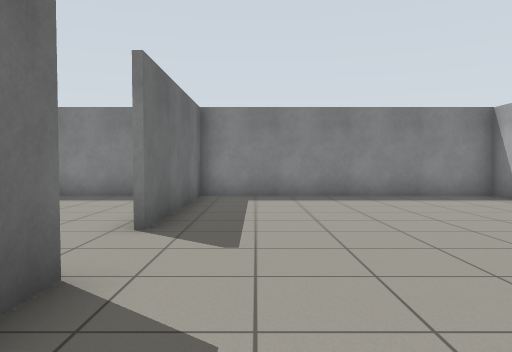
[1] (above)

23 first-person views from a walk through a Gazebo world. The camera is 0.94 m above the floor, tilts 2° down and sees 70° across. The floor is counted in squares, 1 m on a side. Each view is taken from the middle of a square. On the plan, view 1 faces up. The plan holds only what a view shows up to about 13 squares ahead; the rest is blank.

[2]
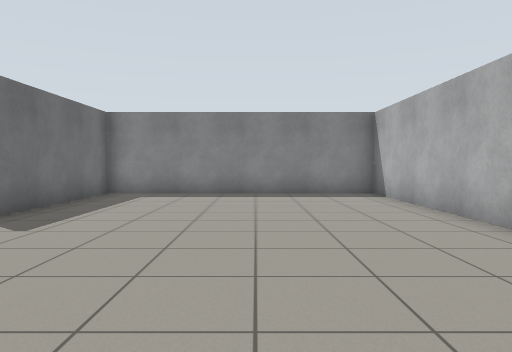

[3]
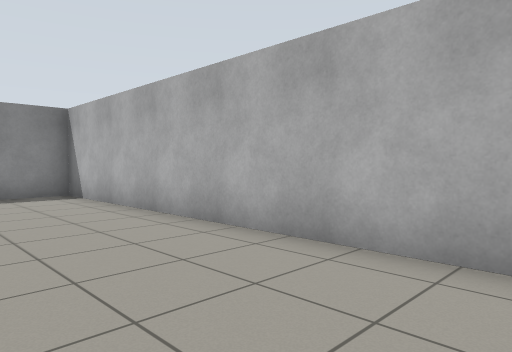

[4]
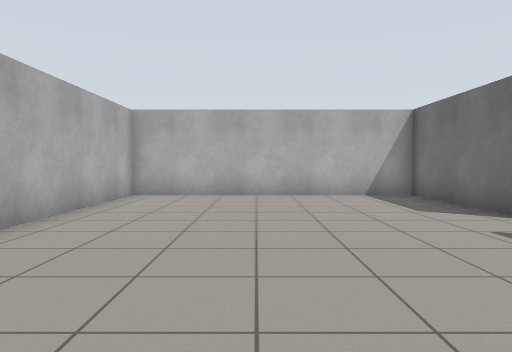

[5]
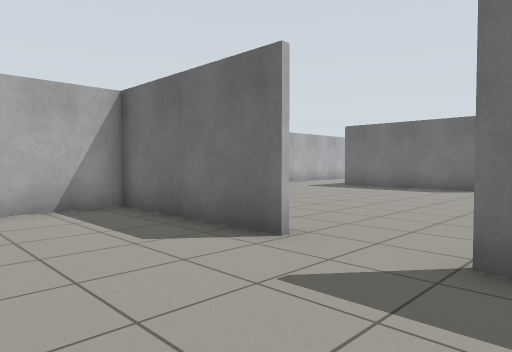

[6]
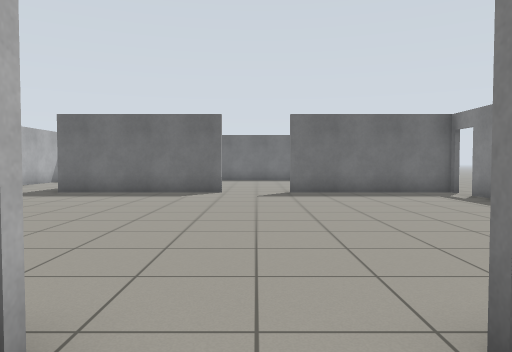

[7]
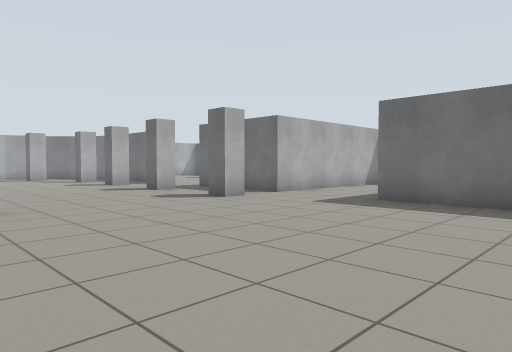

[8]
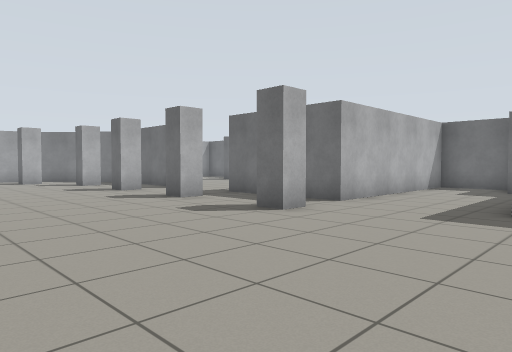

[9]
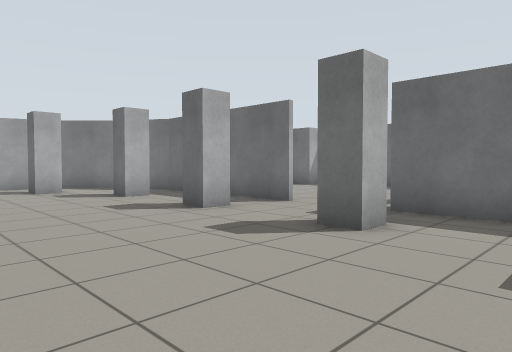

[10]
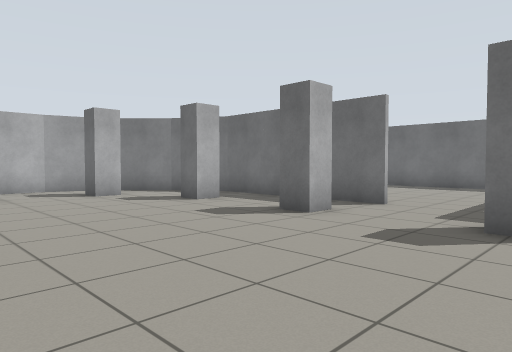

[11]
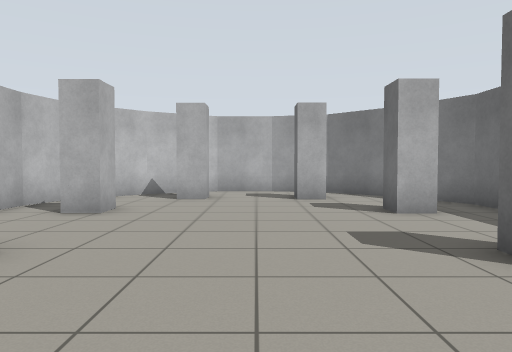

[12]
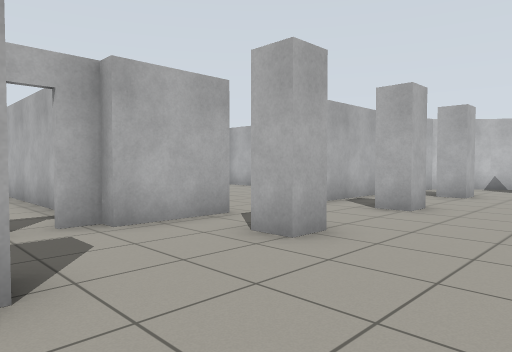

[13]
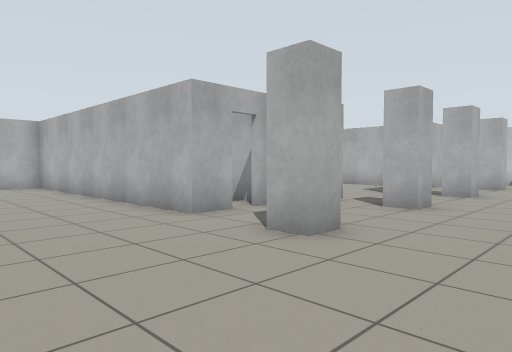

[14]
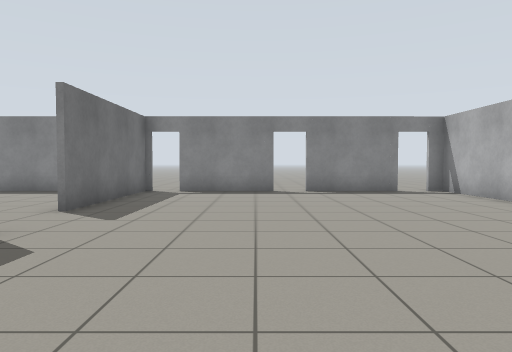

[15]
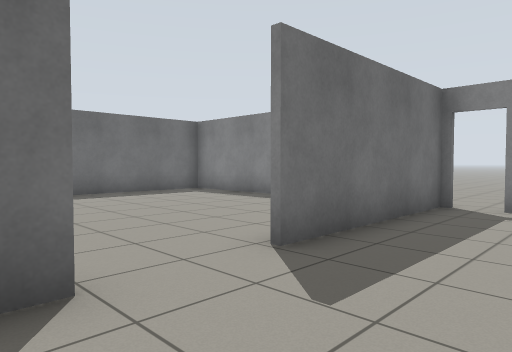

[16]
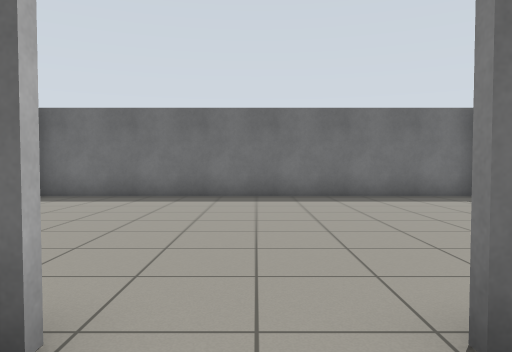

[17]
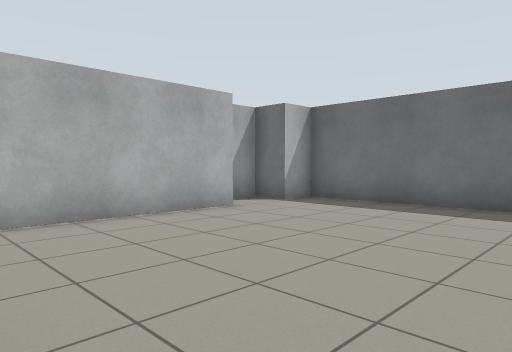

[18]
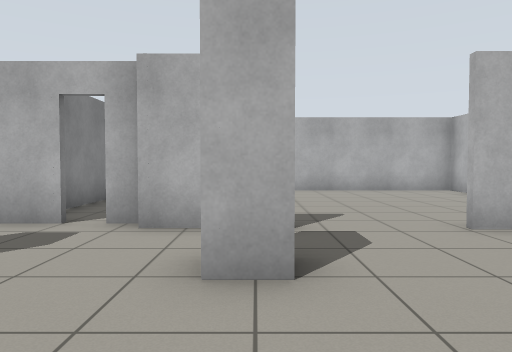

[19]
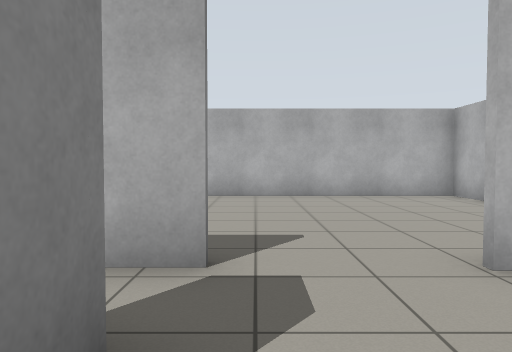

[20]
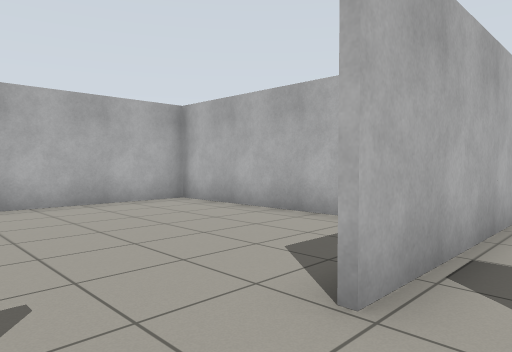

[21]
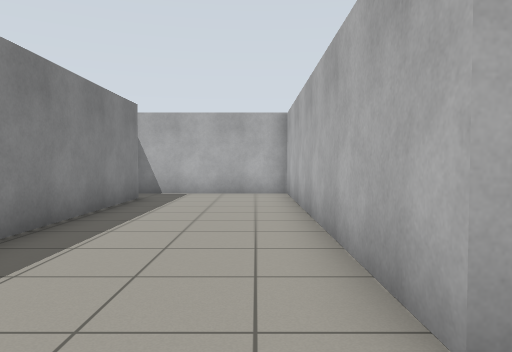

[22]
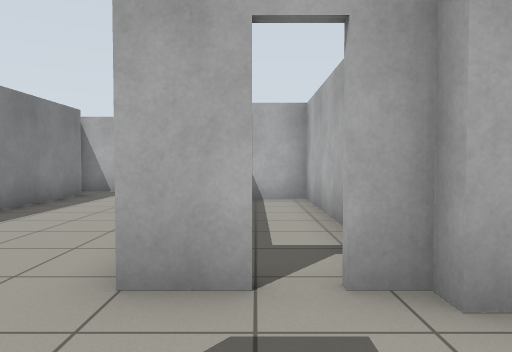

[23]
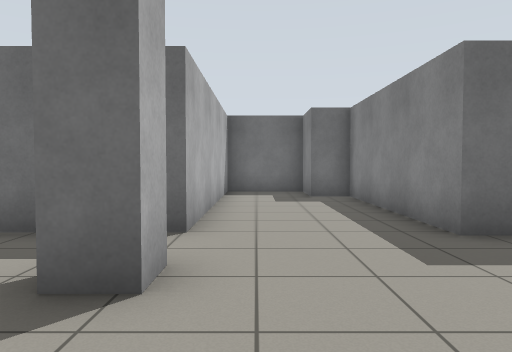

### Floor plan
Points are (right, up) in squares from view 1. A wall is a line through its corners. A room is listed if a view was taken in it or the views show most of it. See-through windows are left out.
Room 1 (views 1, 2, 3, 4, 5, 6)
walls: (-1.6, 3) (-1.6, -1.7) (6.6, -1.7) (6.6, 10.3) (-2.2, 10.3); (-1.6, 10.4) (-1.6, 5)
ways out: opening at (-3, 4) to room 2
Room 2 (views 7, 8, 9, 10, 11, 12, 13, 14, 15, 16, 17, 18, 19, 20, 21, 22, 23)
walls: (-4.1, -6.6) (-4.1, -6) (-3.4, -6); (-10.4, -6) (-9.6, -6) (-9.6, -6.6); (-10.4, -9.6) (-9.6, -9.6) (-9.6, -10.4); (-1.3, -7) (-1.3, -6) (8.4, -6) (8.4, -1); (-3.2, -10.3) (-4.1, -10.3) (-4.1, -9.6) (-3.2, -9.6); (-1.8, -10.6) (-1.8, -8.3) (-1.3, -8.3) (-1.3, -7.6); (-11.9, -12.7) (-11.9, -18.4) (-10.9, -20.1); (-11.7, 3) (-11.7, -2.3) (-17.3, -2.3) (-17.3, -3.4) (-19.1, -3.4) (-19.1, -6) (-11.9, -6) (-11.9, -10.2); (-17.5, -2.2) (-13, -2.2); (-10.5, -16.7) (-9.6, -16.7) (-9.6, -17.6); (-4.1, -17.6) (-4.1, -16.7) (-3.3, -16.7); (-1.8, 6.9) (-1.8, 10.3); (0.5, -16.7) (5.5, -16.7) (5.5, -9.6); (-1.8, -18.1) (-1.8, -13); (6.9, -1.9) (1.4, -1.9); (-5.7, -20.1) (-5.7, -19.5) (-4.9, -19.5); (-7.4, 10.3) (-10.6, 10.3); (-11, -20) (-9.3, -21.7) (-7.5, -22.2); (-3.1, 10.3) (-6.4, 10.3); (-11.7, 10.4) (-11.7, 5); (-3.8, -21.2) (-2.3, -19.6) (-1.8, -18); (-14.6, 10.3) (-19.2, 10.3); (-7.6, -22.2) (-5.7, -22.2) (-3.6, -21); (-20.4, 10.3) (-20.4, -2.2) (-19.3, -2.2) (-19.3, -3.3)
ways out: opening at (-3, 4) to room 1; open door at (-1, -7.5) to room 3; opening at (-12, -11.5); open door at (-11, 10); open door at (-7, 10); open door at (-2.5, 10)
Room 3 (no view inside)
walls: (2.5, -6.1) (0.4, -6.1); (-0.6, -8.3) (5.5, -8.3) (5.5, -6.9)
ways out: open door at (-1, -7.5) to room 2

Positions as (right, up) in squares from view 1, and headings:
1: (0, 0), facing up
2: (3, -1), facing up
3: (3, -1), facing up-right
4: (3, 9), facing down
5: (2, 6), facing down-left
6: (0, 4), facing left
7: (-3, 2), facing down-left
8: (-4, -1), facing down-left
9: (-5, -7), facing down-left
10: (-4, -9), facing down-left
11: (-7, -10), facing down
12: (-7, -6), facing down-right
13: (-7, -2), facing down-right
14: (-8, -2), facing up
15: (-9, 2), facing up-left
16: (-10, 4), facing left
17: (-12, 4), facing down-left
18: (-7, -10), facing right
19: (-5, -11), facing right
20: (-3, -11), facing down-right
21: (-3, -5), facing right
22: (-4, -7), facing right
23: (-7, -5), facing left
